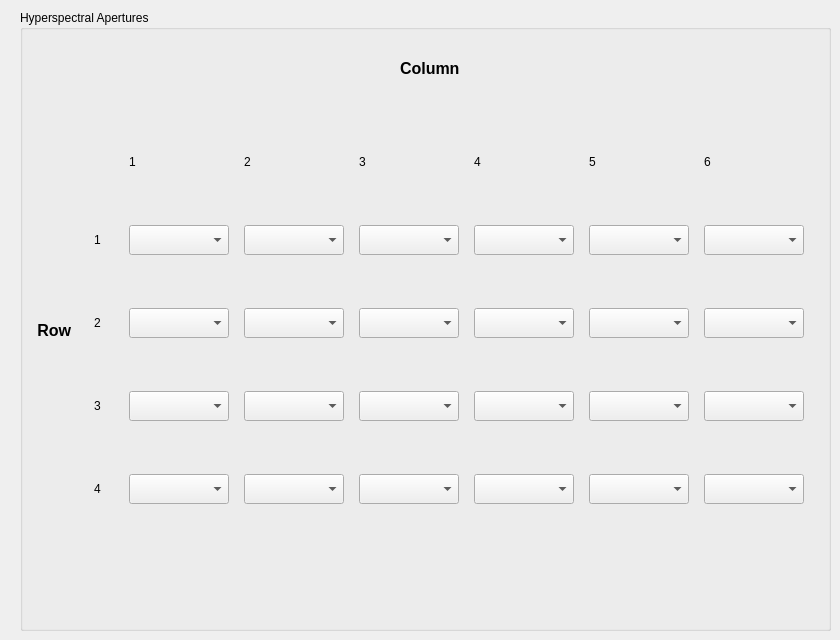
    <widget class="QWidget" name="page_3">
     <widget class="QGroupBox" name="groupBox_11">
      <property name="geometry">
       <rect>
        <x>20</x>
        <y>10</y>
        <width>811</width>
        <height>621</height>
       </rect>
      </property>
      <property name="title">
       <string>Hyperspectral Apertures</string>
      </property>
      <widget class="QWidget" name="gridLayoutWidget_9">
       <property name="geometry">
        <rect>
         <x>60</x>
         <y>90</y>
         <width>741</width>
         <height>461</height>
        </rect>
       </property>
       <layout class="QGridLayout" name="gridLayout_9">
        <property name="spacing">
         <number>1</number>
        </property>
        <item row="0" column="1">
         <widget class="QLabel" name="label_56">
          <property name="maximumSize">
           <size>
            <width>20</width>
            <height>20</height>
           </size>
          </property>
          <property name="text">
           <string>1</string>
          </property>
         </widget>
        </item>
        <item row="1" column="0">
         <widget class="QLabel" name="label_51">
          <property name="maximumSize">
           <size>
            <width>20</width>
            <height>20</height>
           </size>
          </property>
          <property name="text">
           <string>1</string>
          </property>
         </widget>
        </item>
        <item row="3" column="0">
         <widget class="QLabel" name="label_53">
          <property name="maximumSize">
           <size>
            <width>20</width>
            <height>20</height>
           </size>
          </property>
          <property name="text">
           <string>3</string>
          </property>
         </widget>
        </item>
        <item row="4" column="0">
         <widget class="QLabel" name="label_54">
          <property name="maximumSize">
           <size>
            <width>20</width>
            <height>20</height>
           </size>
          </property>
          <property name="text">
           <string>4</string>
          </property>
         </widget>
        </item>
        <item row="0" column="2">
         <widget class="QLabel" name="label_57">
          <property name="maximumSize">
           <size>
            <width>20</width>
            <height>20</height>
           </size>
          </property>
          <property name="text">
           <string>2</string>
          </property>
         </widget>
        </item>
        <item row="0" column="3">
         <widget class="QLabel" name="label_55">
          <property name="maximumSize">
           <size>
            <width>20</width>
            <height>20</height>
           </size>
          </property>
          <property name="text">
           <string>3</string>
          </property>
         </widget>
        </item>
        <item row="0" column="4">
         <widget class="QLabel" name="label_58">
          <property name="maximumSize">
           <size>
            <width>20</width>
            <height>20</height>
           </size>
          </property>
          <property name="text">
           <string>4</string>
          </property>
         </widget>
        </item>
        <item row="0" column="5">
         <widget class="QLabel" name="label_78">
          <property name="maximumSize">
           <size>
            <width>20</width>
            <height>20</height>
           </size>
          </property>
          <property name="text">
           <string>5</string>
          </property>
         </widget>
        </item>
        <item row="2" column="0">
         <widget class="QLabel" name="label_52">
          <property name="maximumSize">
           <size>
            <width>20</width>
            <height>20</height>
           </size>
          </property>
          <property name="text">
           <string>2</string>
          </property>
         </widget>
        </item>
        <item row="0" column="6">
         <widget class="QLabel" name="label_79">
          <property name="maximumSize">
           <size>
            <width>20</width>
            <height>20</height>
           </size>
          </property>
          <property name="text">
           <string>6</string>
          </property>
         </widget>
        </item>
        <item row="1" column="1">
         <widget class="QComboBox" name="comboBox_hsa_c1r1">
          <property name="minimumSize">
           <size>
            <width>100</width>
            <height>30</height>
           </size>
          </property>
         </widget>
        </item>
        <item row="1" column="2">
         <widget class="QComboBox" name="comboBox_hsa_c2r1">
          <property name="minimumSize">
           <size>
            <width>100</width>
            <height>30</height>
           </size>
          </property>
         </widget>
        </item>
        <item row="1" column="3">
         <widget class="QComboBox" name="comboBox_hsa_c3r1">
          <property name="minimumSize">
           <size>
            <width>100</width>
            <height>30</height>
           </size>
          </property>
         </widget>
        </item>
        <item row="1" column="4">
         <widget class="QComboBox" name="comboBox_hsa_c4r1">
          <property name="minimumSize">
           <size>
            <width>100</width>
            <height>30</height>
           </size>
          </property>
         </widget>
        </item>
        <item row="1" column="5">
         <widget class="QComboBox" name="comboBox_hsa_c5r1">
          <property name="minimumSize">
           <size>
            <width>100</width>
            <height>30</height>
           </size>
          </property>
         </widget>
        </item>
        <item row="1" column="6">
         <widget class="QComboBox" name="comboBox_hsa_c6r1">
          <property name="minimumSize">
           <size>
            <width>100</width>
            <height>30</height>
           </size>
          </property>
         </widget>
        </item>
        <item row="2" column="1">
         <widget class="QComboBox" name="comboBox_hsa_c1r2">
          <property name="minimumSize">
           <size>
            <width>100</width>
            <height>30</height>
           </size>
          </property>
         </widget>
        </item>
        <item row="2" column="2">
         <widget class="QComboBox" name="comboBox_hsa_c2r2">
          <property name="minimumSize">
           <size>
            <width>100</width>
            <height>30</height>
           </size>
          </property>
         </widget>
        </item>
        <item row="2" column="3">
         <widget class="QComboBox" name="comboBox_hsa_c3r2">
          <property name="minimumSize">
           <size>
            <width>100</width>
            <height>30</height>
           </size>
          </property>
         </widget>
        </item>
        <item row="2" column="4">
         <widget class="QComboBox" name="comboBox_hsa_c4r2">
          <property name="minimumSize">
           <size>
            <width>100</width>
            <height>30</height>
           </size>
          </property>
         </widget>
        </item>
        <item row="2" column="5">
         <widget class="QComboBox" name="comboBox_hsa_c5r2">
          <property name="minimumSize">
           <size>
            <width>100</width>
            <height>30</height>
           </size>
          </property>
         </widget>
        </item>
        <item row="2" column="6">
         <widget class="QComboBox" name="comboBox_hsa_c6r2">
          <property name="minimumSize">
           <size>
            <width>100</width>
            <height>30</height>
           </size>
          </property>
         </widget>
        </item>
        <item row="3" column="1">
         <widget class="QComboBox" name="comboBox_hsa_c1r3">
          <property name="minimumSize">
           <size>
            <width>100</width>
            <height>30</height>
           </size>
          </property>
         </widget>
        </item>
        <item row="3" column="2">
         <widget class="QComboBox" name="comboBox_hsa_c2r3">
          <property name="minimumSize">
           <size>
            <width>100</width>
            <height>30</height>
           </size>
          </property>
         </widget>
        </item>
        <item row="3" column="3">
         <widget class="QComboBox" name="comboBox_hsa_c3r3">
          <property name="minimumSize">
           <size>
            <width>100</width>
            <height>30</height>
           </size>
          </property>
         </widget>
        </item>
        <item row="3" column="4">
         <widget class="QComboBox" name="comboBox_hsa_c4r3">
          <property name="minimumSize">
           <size>
            <width>100</width>
            <height>30</height>
           </size>
          </property>
         </widget>
        </item>
        <item row="3" column="5">
         <widget class="QComboBox" name="comboBox_hsa_c5r3">
          <property name="minimumSize">
           <size>
            <width>100</width>
            <height>30</height>
           </size>
          </property>
         </widget>
        </item>
        <item row="3" column="6">
         <widget class="QComboBox" name="comboBox_hsa_c6r3">
          <property name="minimumSize">
           <size>
            <width>100</width>
            <height>30</height>
           </size>
          </property>
         </widget>
        </item>
        <item row="4" column="1">
         <widget class="QComboBox" name="comboBox_hsa_c1r4">
          <property name="minimumSize">
           <size>
            <width>100</width>
            <height>30</height>
           </size>
          </property>
         </widget>
        </item>
        <item row="4" column="2">
         <widget class="QComboBox" name="comboBox_hsa_c2r4">
          <property name="minimumSize">
           <size>
            <width>100</width>
            <height>30</height>
           </size>
          </property>
         </widget>
        </item>
        <item row="4" column="3">
         <widget class="QComboBox" name="comboBox_hsa_c3r4">
          <property name="minimumSize">
           <size>
            <width>100</width>
            <height>30</height>
           </size>
          </property>
         </widget>
        </item>
        <item row="4" column="4">
         <widget class="QComboBox" name="comboBox_hsa_c4r4">
          <property name="minimumSize">
           <size>
            <width>100</width>
            <height>30</height>
           </size>
          </property>
         </widget>
        </item>
        <item row="4" column="5">
         <widget class="QComboBox" name="comboBox_hsa_c5r4">
          <property name="minimumSize">
           <size>
            <width>100</width>
            <height>30</height>
           </size>
          </property>
         </widget>
        </item>
        <item row="4" column="6">
         <widget class="QComboBox" name="comboBox_hsa_c6r4">
          <property name="minimumSize">
           <size>
            <width>100</width>
            <height>30</height>
           </size>
          </property>
         </widget>
        </item>
       </layout>
      </widget>
      <widget class="QLabel" name="label_77">
       <property name="geometry">
        <rect>
         <x>380</x>
         <y>50</y>
         <width>61</width>
         <height>16</height>
        </rect>
       </property>
       <property name="font">
        <font>
         <pointsize>12</pointsize>
         <weight>75</weight>
         <bold>true</bold>
        </font>
       </property>
       <property name="text">
        <string>Column</string>
       </property>
      </widget>
      <widget class="QLabel" name="label_50">
       <property name="geometry">
        <rect>
         <x>10</x>
         <y>310</y>
         <width>41</width>
         <height>20</height>
        </rect>
       </property>
       <property name="font">
        <font>
         <pointsize>12</pointsize>
         <weight>75</weight>
         <bold>true</bold>
        </font>
       </property>
       <property name="text">
        <string>Row</string>
       </property>
       <property name="alignment">
        <set>Qt::AlignRight|Qt::AlignTrailing|Qt::AlignVCenter</set>
       </property>
      </widget>
     </widget>
    </widget>
